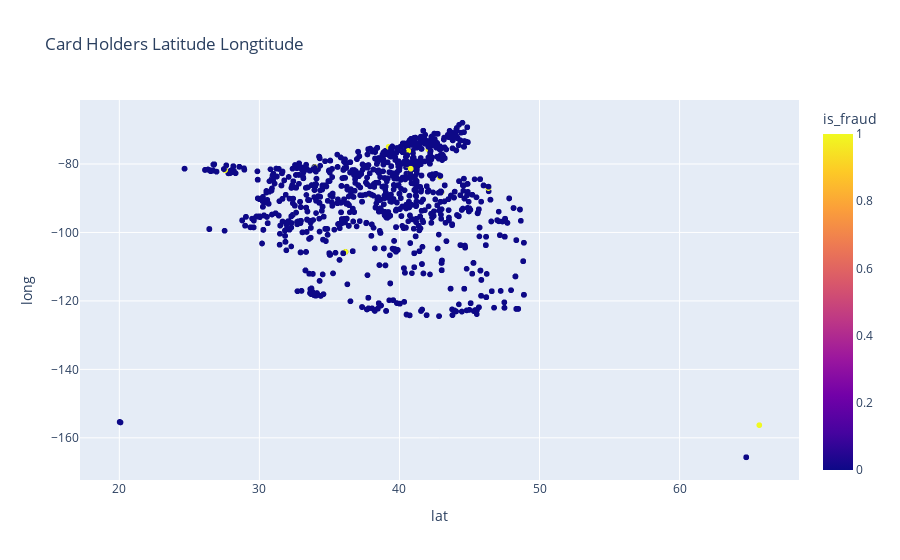

The notebook cell saved with this chart:
### Code cell
px.scatter(df_raw10.sample(5000), 
           title='Card Holders Latitude Longtitude',
           x='lat',
           y='long',
           color='is_fraud')

### Figure 1 — Plotly figure (JSON) as saved in the notebook; plotly's stock layout.template omitted (floating-point values rounded to 4 significant figures; data arrays with more than 128 entries replaced by an {"elided": "..."} marker saying what was removed)
{"data": [{"hovertemplate": "lat=%{x}<br>long=%{y}<br>is_fraud=%{marker.color}<extra></extra>", "legendgroup": "", "marker": {"color": {"elided": "5000 int values"}, "coloraxis": "coloraxis", "symbol": "circle"}, "mode": "markers", "name": "", "showlegend": false, "type": "scattergl", "x": {"elided": "5000 float values"}, "xaxis": "x", "y": {"elided": "5000 float values"}, "yaxis": "y"}], "layout": {"coloraxis": {"colorbar": {"title": {"text": "is_fraud"}}, "colorscale": [[0, "#0d0887"], [0.1111, "#46039f"], [0.2222, "#7201a8"], [0.3333, "#9c179e"], [0.4444, "#bd3786"], [0.5556, "#d8576b"], [0.6667, "#ed7953"], [0.7778, "#fb9f3a"], [0.8889, "#fdca26"], [1, "#f0f921"]]}, "legend": {"tracegroupgap": 0}, "title": {"text": "Card Holders Latitude Longtitude"}, "xaxis": {"anchor": "y", "domain": [0, 1], "title": {"text": "lat"}}, "yaxis": {"anchor": "x", "domain": [0, 1], "title": {"text": "long"}}}}
